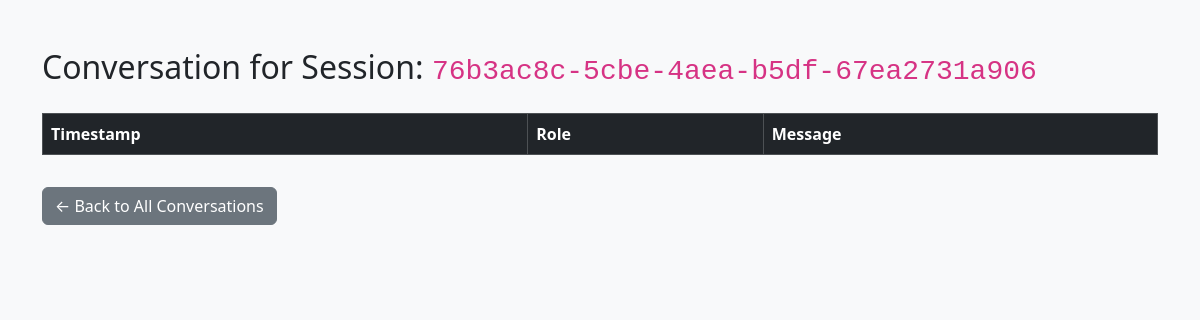
Page /admin/conversations/76b3ac8c-5cbe-4aea-b5df-67ea2731a906 (signed in) on the earlier database version.
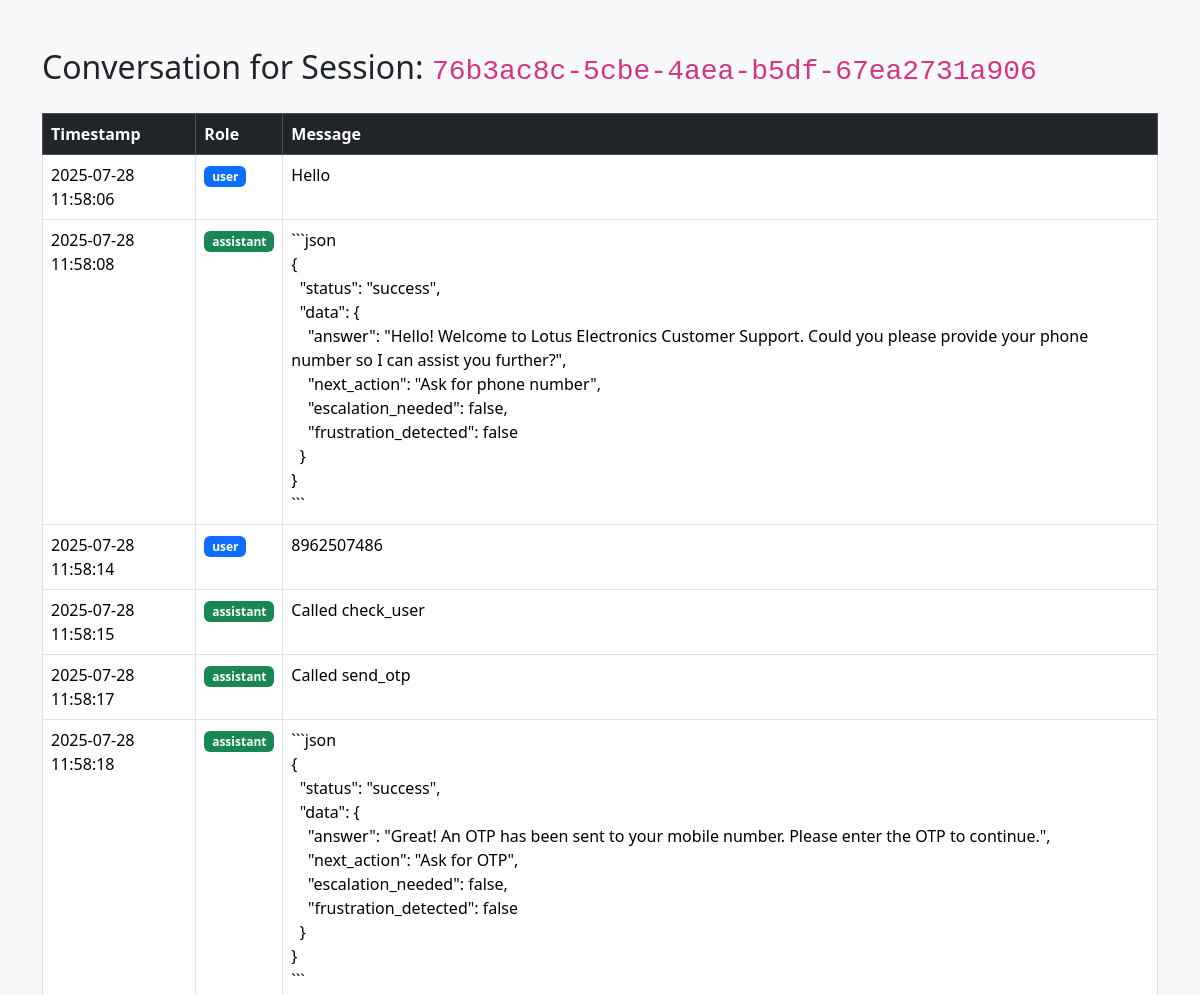
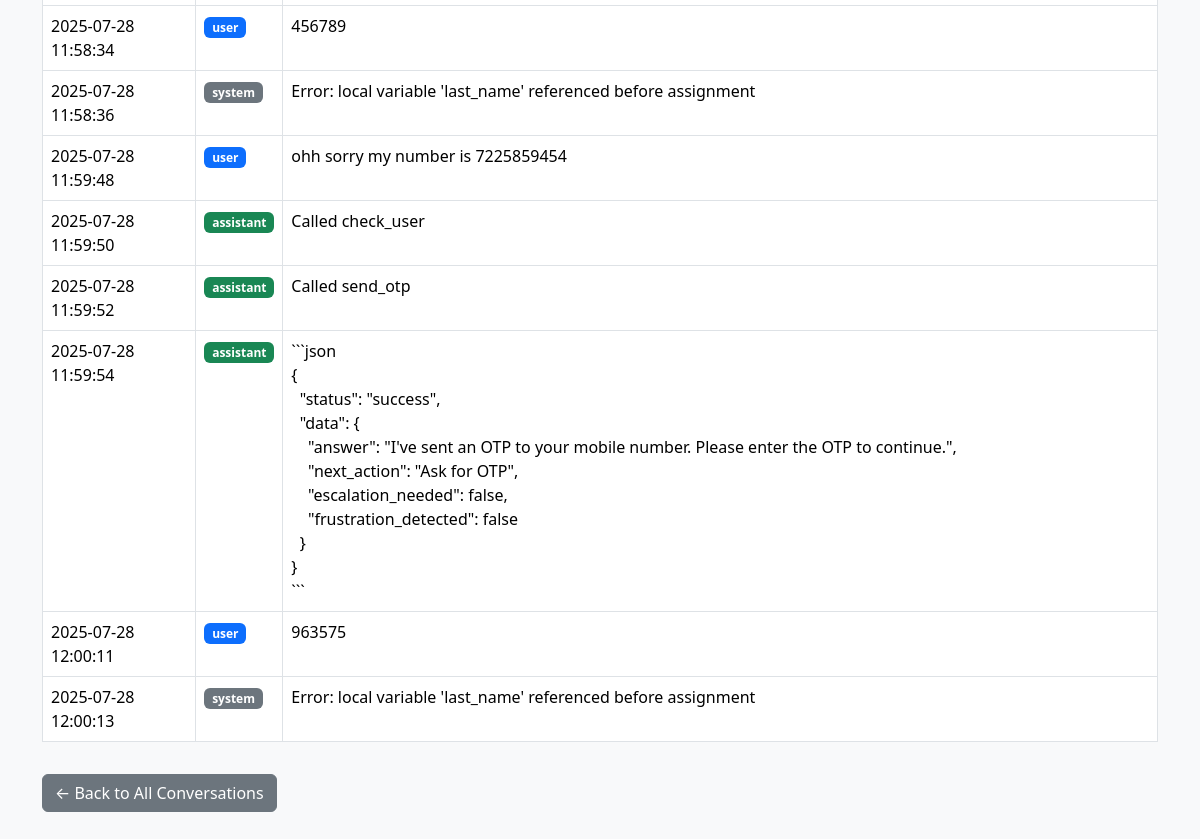
Same page on the later database version (2 pictures, top to bottom).
### tables this page shows
CREATE TABLE history (
            id INTEGER PRIMARY KEY AUTOINCREMENT,
            session_id TEXT NOT NULL,
            role TEXT NOT NULL,
            content TEXT NOT NULL,
            tool_name TEXT,
            tool_args TEXT,
            tool_response TEXT,
            timestamp TIMESTAMP DEFAULT CURRENT_TIMESTAMP,
            message_index INTEGER,
            FOREIGN KEY (session_id) REFERENCES session(session_id)
        );

### app.py (the view)
@app.get("/admin/conversations/{session_id}")
async def view_conversation(request: Request, session_id: str):
    if not request.session.get("admin_logged_in"):
        return RedirectResponse(url="/admin", status_code=303)
    conn = sqlite3.connect("chat_history.db")
    conn.row_factory = sqlite3.Row
    c = conn.cursor()
    c.execute("""
        SELECT role, content, timestamp FROM history
        WHERE session_id = ?
        ORDER BY timestamp ASC
    """, (session_id,))
    messages = c.fetchall()
    conn.close()
    return templates.TemplateResponse("admin_view_conversation.html", {
        "request": request,
        "session_id": session_id,
        "messages": messages
    })

### templates/admin_view_conversation.html (shortened to what this page needs)
<!DOCTYPE html>
<html lang="en">
<head>
    <link href="https://cdn.jsdelivr.net/npm/bootstrap@5.3.3/dist/css/bootstrap.min.css" rel="stylesheet">
</head>
<body class="bg-light">
    <div class="container py-5">
        <h2 class="mb-4">Conversation for Session: <code>{{ session_id }}</code></h2>
        <table class="table table-bordered table-hover bg-white">
            <thead class="table-dark">
                <tr>
                    <th scope="col">Timestamp</th>
                    <th scope="col">Role</th>
                    <th scope="col">Message</th>
                </tr>
            </thead>
            <tbody>
                {% for msg in messages %}
                <tr>
                    <td>{{ msg.timestamp }}</td>
                    <td><span class="badge {% if msg.role == 'user' %}bg-primary{% elif msg.role == 'assistant' %}bg-success{% else %}bg-secondary{% endif %}">{{ msg.role }}</span></td>
                    <td style="white-space: pre-wrap;">{{ msg.content }}</td>
                </tr>
                {% endfor %}
            </tbody>
        </table>
        <a href="/admin/conversations" class="btn btn-secondary mt-3">← Back to All Conversations</a>
    </div>
</body>
</html>

Differences in the rows shown:
added history: timestamp "2025-07-28 11:58:06", role "user", content "Hello"
added history: timestamp "2025-07-28 11:58:08", role "assistant", content "```json { \"status\": \"success\", \"data\": { \"answer\": \"Hello! Welcome to Lotus Electronics Customer Support. Could you please provide your phone number so I can assist you further?\", \"next_action\": \"Ask for phone number\", \"escalation_needed\": false, \"frustration_detected\": false } } ```"
added history: timestamp "2025-07-28 11:58:14", role "user", content "8962507486"
added history: timestamp "2025-07-28 11:58:15", role "assistant", content "Called check_user"
added history: timestamp "2025-07-28 11:58:17", role "assistant", content "Called send_otp"
added history: timestamp "2025-07-28 11:58:18", role "assistant", content "```json { \"status\": \"success\", \"data\": { \"answer\": \"Great! An OTP has been sent to your mobile number. Please enter the OTP to continue.\", \"next_action\": \"Ask for OTP\", \"escalation_needed\": false, \"frustration_detected\": false } } ```"
added history: timestamp "2025-07-28 11:58:34", role "user", content "456789"
added history: timestamp "2025-07-28 11:58:36", role "system", content "Error: local variable 'last_name' referenced before assignment"
added history: timestamp "2025-07-28 11:59:48", role "user", content "ohh sorry my number is 7225859454"
added history: timestamp "2025-07-28 11:59:50", role "assistant", content "Called check_user"
added history: timestamp "2025-07-28 11:59:52", role "assistant", content "Called send_otp"
added history: timestamp "2025-07-28 11:59:54", role "assistant", content "```json { \"status\": \"success\", \"data\": { \"answer\": \"I've sent an OTP to your mobile number. Please enter the OTP to continue.\", \"next_action\": \"Ask for OTP\", \"escalation_needed\": false, \"frustration_detected\": false } } ```"
added history: timestamp "2025-07-28 12:00:11", role "user", content "963575"
added history: timestamp "2025-07-28 12:00:13", role "system", content "Error: local variable 'last_name' referenced before assignment"
